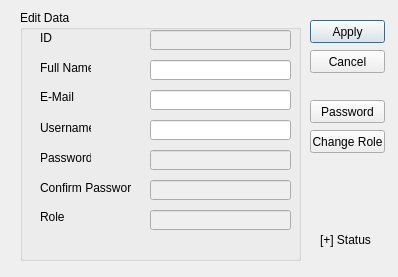
<?xml version="1.0" encoding="UTF-8"?>
<ui version="4.0">
 <class>dataedit</class>
 <widget class="QDialog" name="dataedit">
  <property name="geometry">
   <rect>
    <x>0</x>
    <y>0</y>
    <width>398</width>
    <height>277</height>
   </rect>
  </property>
  <property name="windowTitle">
   <string>Edit Information - LIMA V1.0</string>
  </property>
  <property name="sizeGripEnabled">
   <bool>false</bool>
  </property>
  <widget class="QGroupBox" name="groupBox">
   <property name="enabled">
    <bool>true</bool>
   </property>
   <property name="geometry">
    <rect>
     <x>20</x>
     <y>10</y>
     <width>281</width>
     <height>251</height>
    </rect>
   </property>
   <property name="title">
    <string>Edit Data</string>
   </property>
   <widget class="QLabel" name="name_label">
    <property name="geometry">
     <rect>
      <x>20</x>
      <y>50</y>
      <width>51</width>
      <height>16</height>
     </rect>
    </property>
    <property name="text">
     <string>Full Name</string>
    </property>
   </widget>
   <widget class="QLabel" name="id_label">
    <property name="geometry">
     <rect>
      <x>20</x>
      <y>20</y>
      <width>21</width>
      <height>16</height>
     </rect>
    </property>
    <property name="text">
     <string>ID</string>
    </property>
   </widget>
   <widget class="QLabel" name="email_label">
    <property name="geometry">
     <rect>
      <x>20</x>
      <y>80</y>
      <width>47</width>
      <height>13</height>
     </rect>
    </property>
    <property name="text">
     <string>E-Mail</string>
    </property>
   </widget>
   <widget class="QLabel" name="usern_label">
    <property name="geometry">
     <rect>
      <x>20</x>
      <y>110</y>
      <width>51</width>
      <height>16</height>
     </rect>
    </property>
    <property name="text">
     <string>Username</string>
    </property>
   </widget>
   <widget class="QLabel" name="pasw_label">
    <property name="geometry">
     <rect>
      <x>20</x>
      <y>140</y>
      <width>51</width>
      <height>16</height>
     </rect>
    </property>
    <property name="text">
     <string>Password</string>
    </property>
   </widget>
   <widget class="QLabel" name="confpasw_label">
    <property name="geometry">
     <rect>
      <x>20</x>
      <y>170</y>
      <width>91</width>
      <height>16</height>
     </rect>
    </property>
    <property name="text">
     <string>Confirm Password</string>
    </property>
   </widget>
   <widget class="QLineEdit" name="role">
    <property name="enabled">
     <bool>false</bool>
    </property>
    <property name="geometry">
     <rect>
      <x>130</x>
      <y>200</y>
      <width>141</width>
      <height>20</height>
     </rect>
    </property>
    <property name="text">
     <string/>
    </property>
   </widget>
   <widget class="QLabel" name="role_label">
    <property name="geometry">
     <rect>
      <x>20</x>
      <y>200</y>
      <width>47</width>
      <height>13</height>
     </rect>
    </property>
    <property name="text">
     <string>Role</string>
    </property>
   </widget>
   <widget class="QLineEdit" name="id">
    <property name="enabled">
     <bool>false</bool>
    </property>
    <property name="geometry">
     <rect>
      <x>130</x>
      <y>20</y>
      <width>141</width>
      <height>20</height>
     </rect>
    </property>
   </widget>
   <widget class="QLineEdit" name="name">
    <property name="geometry">
     <rect>
      <x>130</x>
      <y>50</y>
      <width>141</width>
      <height>20</height>
     </rect>
    </property>
    <property name="text">
     <string/>
    </property>
   </widget>
   <widget class="QLineEdit" name="email">
    <property name="geometry">
     <rect>
      <x>130</x>
      <y>80</y>
      <width>141</width>
      <height>20</height>
     </rect>
    </property>
   </widget>
   <widget class="QLineEdit" name="username">
    <property name="geometry">
     <rect>
      <x>130</x>
      <y>110</y>
      <width>141</width>
      <height>20</height>
     </rect>
    </property>
   </widget>
   <widget class="QLineEdit" name="password">
    <property name="enabled">
     <bool>false</bool>
    </property>
    <property name="geometry">
     <rect>
      <x>130</x>
      <y>140</y>
      <width>141</width>
      <height>20</height>
     </rect>
    </property>
    <property name="echoMode">
     <enum>QLineEdit::Password</enum>
    </property>
   </widget>
   <widget class="QLineEdit" name="confirmpass">
    <property name="enabled">
     <bool>false</bool>
    </property>
    <property name="geometry">
     <rect>
      <x>130</x>
      <y>170</y>
      <width>141</width>
      <height>20</height>
     </rect>
    </property>
    <property name="echoMode">
     <enum>QLineEdit::Password</enum>
    </property>
   </widget>
  </widget>
  <widget class="QPushButton" name="editok">
   <property name="geometry">
    <rect>
     <x>310</x>
     <y>20</y>
     <width>75</width>
     <height>23</height>
    </rect>
   </property>
   <property name="text">
    <string>Apply</string>
   </property>
  </widget>
  <widget class="QPushButton" name="cancel">
   <property name="geometry">
    <rect>
     <x>310</x>
     <y>50</y>
     <width>75</width>
     <height>23</height>
    </rect>
   </property>
   <property name="text">
    <string>Cancel</string>
   </property>
  </widget>
  <widget class="QLabel" name="dbstatus">
   <property name="geometry">
    <rect>
     <x>320</x>
     <y>230</y>
     <width>51</width>
     <height>20</height>
    </rect>
   </property>
   <property name="text">
    <string>[+] Status</string>
   </property>
  </widget>
  <widget class="QPushButton" name="changepasw">
   <property name="geometry">
    <rect>
     <x>310</x>
     <y>100</y>
     <width>75</width>
     <height>23</height>
    </rect>
   </property>
   <property name="text">
    <string>Password</string>
   </property>
  </widget>
  <widget class="QPushButton" name="changerole">
   <property name="geometry">
    <rect>
     <x>310</x>
     <y>130</y>
     <width>75</width>
     <height>23</height>
    </rect>
   </property>
   <property name="text">
    <string>Change Role</string>
   </property>
  </widget>
 </widget>
 <resources/>
 <connections/>
</ui>
